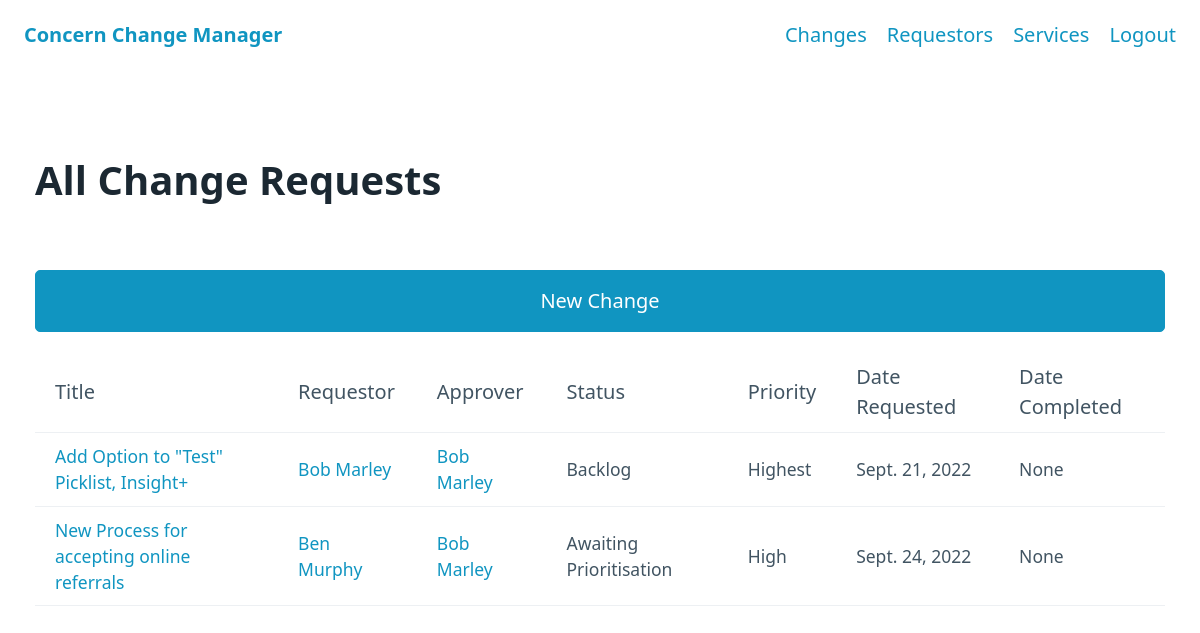
The page /changes (signed in) on the database its author committed.
### main/models.py (models this page shows, shortened)
class ChangeRequest (models.Model):
    id = models.IntegerField(primary_key=True)
    requestor = models.ForeignKey(
        Requestor, on_delete=models.CASCADE, related_name="requestor_changes")
    approver = models.ForeignKey(
        Requestor, on_delete=models.PROTECT, related_name="approver_changes")
    date_requested = models.DateField(auto_now_add=True)
    PRIORITY_OPTIONS = (
        ("Highest", "Highest"),
        ("Very High", "Very High"),
        ("High", "High"),
        ("Medium", "Medium"),
        ("Low", "Low"),
    )
    priority = models.CharField(max_length=50, choices=PRIORITY_OPTIONS)
    STATUS_OPTIONS = (
        ("New", "New"),
        ("Clinical Assessment", "Clinical Assessment"),
        ("Awaiting Prioritisation", "Awaiting Prioritisation"),
        ("Backlog", "Backlog"),
        ("Development", "Development"),
        ("Testing", "Testing"),
        ("Deployment", "Deployment"),
        ("Complete", "Complete"),
    )
    status = models.CharField(
        max_length=50, choices=STATUS_OPTIONS, default="New")
    title = models.CharField(max_length=50)
    description = models.TextField()
    date_completed = models.DateField(null=True, blank=True)
    def get_absolute_url(self):
        return reverse('change-detail', kwargs={'pk': self.pk})

class Requestor (models.Model):
    id = models.IntegerField(primary_key=True)
    first_name = models.CharField(max_length=50)
    last_name = models.CharField(max_length=50)
    is_approver = models.BooleanField()
    contact_number = models.CharField(max_length=18)
    service = models.ForeignKey(Service, on_delete=models.CASCADE)
    line_manager = models.ForeignKey(
        'self', null=True, blank=True, on_delete=models.SET_NULL, related_name="staff")
    @property
    def name(self):
        return self.first_name + ' ' + self.last_name
    def get_absolute_url(self):
        return reverse('requestor-detail', kwargs={'pk': self.pk})
    def __str__(self):
        return self.name

### main/views.py (the view)
class ChangeRequestListView(ListView):
    model = ChangeRequest
    template_name = "main/request-list.html"

### main/templates/main/request-list.html (shortened to what this page needs)
{% extends "list-view.html" %}
{% block list-title %}All Change Requests{% endblock list-title %}
{% block create-button %}
    <button onclick="window.location='change/new';">New Change</button>
{% endblock create-button %}
{% block table-headers %}
    <th>Title</th>
    <th>Requestor</th>
    <th>Approver</th>
    <th>Status</th>
    <th>Priority</th>
    <th>Date Requested</th>
    <th>Date Completed</th>
{% endblock table-headers %}
{% block list-content %}
    <td><a href={{ object.get_absolute_url }}>{{ object.title }}</a></td>
    <td><a href={{object.requestor.get_absolute_url}}>{{ object.requestor }}</a></td>
    <td><a href={{object.requestor.get_absolute_url}}>{{ object.approver }}</a></td>
    <td>{{ object.status }}</td>
    <td>{{ object.priority }}</td>
    <td>{{ object.date_requested }}</td>
    <td>{{ object.date_completed }}</td>
{% endblock list-content %}

### templates/list-view.html
{% extends 'base.html' %}
{% block content %}
<h1>{% block list-title %}{% endblock list-title %}</h1>
{% block create-button %}{% endblock create-button %}
{% if object_list|length > 0 %}
<table>
    <tr>
        {% block table-headers %}
        {% endblock table-headers %}
    </tr>
    {% for object in object_list %}
        <tr>
            {% block list-content %}
            {% endblock list-content %}
        </tr>
    {% endfor %}
</table>
{% else %}
    <h4>No items found</h4>
{% endif %}
{% endblock content %}

### rows shown on the page
ChangeRequest: title "Add Option to \"Test\" Picklist, Insight+", requestor "Bob Marley", approver "Bob Marley", status "Backlog", priority "Highest", date_requested "Sept. 21, 2022", date_completed "None"
ChangeRequest: title "New Process for accepting online referrals", requestor "Ben Murphy", approver "Bob Marley", status "Awaiting Prioritisation", priority "High", date_requested "Sept. 24, 2022", date_completed "None"
